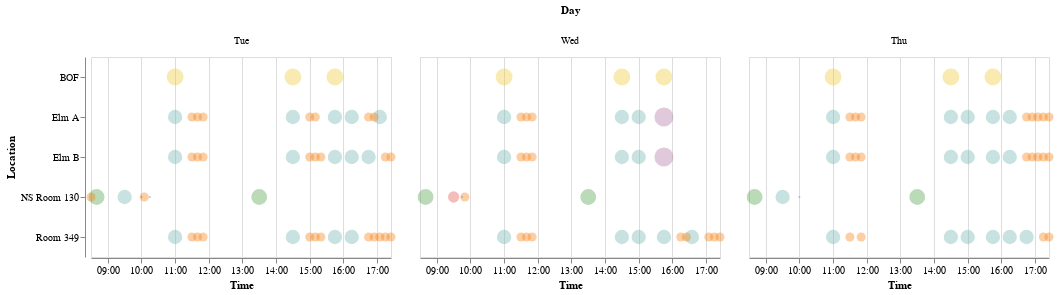

The notebook cell saved with this chart:
### Code cell
spec = vl"""{
  "height": 200,
  "width": 300,
  "data": {
    "vaues": []
  },
  "selection": {
    "paintbrush": {
      "type": "multi",
      "on": "mouseover", "empty": "none"
    }
  },
  "mark": {
      "type": "point", 
      "filled": true,
      "opacity": 1.0
  },
  "encoding": {
    "column": {
      "field": "datetime",
      "title": "Day",
      "type": "ordinal",
      "timeUnit": "day"
    },
    "x": {
      "field": "datetime",
      "title": "Time",
      "type": "temporal",
      "timeUnit": "hoursminutes",
      "axis": {
        "orient": "bottom"
      }
    },
    "y": {
      "field": "location",
      "title": "Location",
      "type": "nominal"
    },
    "size": {
      "field": "duration",
      "type": "quantitative",
      "scale": {
        "type": "log"
      },
      "legend": null
    },
    "color": {
      "field": "duration",
      "type": "nominal",
      "legend": null
    },
    "fillOpacity": {
      "condition": {
        "selection": "paintbrush", "value": 1.0
      },
      "value": 0.4
    },
    "tooltip": [
      {"field": "title", "type": "nominal"},
      {"field": "location", "title": "Room", "type": "nominal"},
      {"field": "datetime", "title": "Date & Time", "type": "temporal", "timeUnit": "yearmonthdatehoursminutes"}
    ]
  },
  "config": {
    "overlay": {
      "line": true
    },
    "scale": {
      "useUnaggregatedDomain": true
    }
  }
}"""(data)
